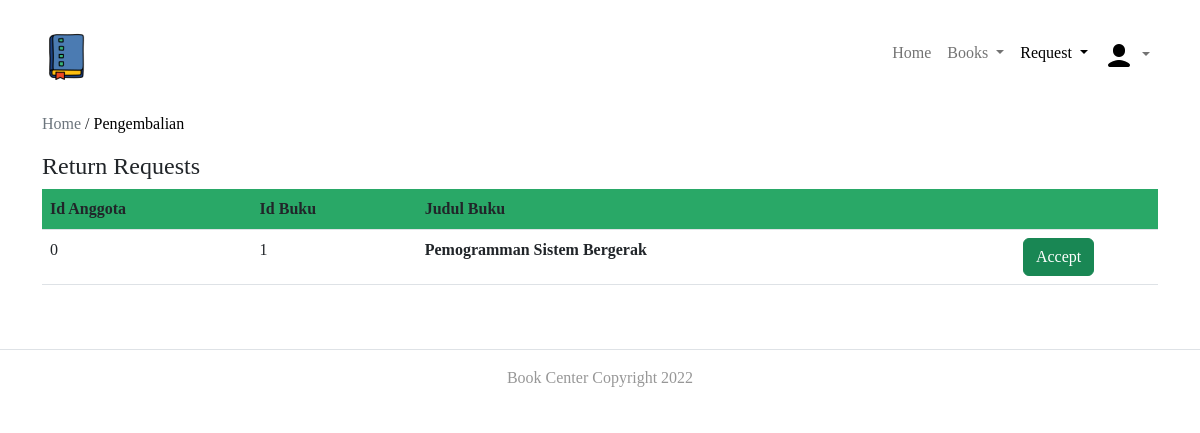
/Admin/return_requests.php, run on the app's committed database.
### tables this page shows
CREATE TABLE `pengembalian` (
  `Id_anggota` int(20) NOT NULL,
  `Id_buku` int(20) NOT NULL
);

CREATE TABLE `buku` (
  `Id_buku` int(20) NOT NULL,
  `Judul_buku` varchar(50) DEFAULT NULL,
  `Tahun` varchar(50) DEFAULT NULL,
  `Penerbit` varchar(50) DEFAULT NULL,
  `Jml_tersedia` int(20) DEFAULT NULL
);

### Admin/return_requests.php (the view, shortened to what this page needs)
<?php
$conn=mysqli_connect('localhost','root','','bookscenter');
?>
<!DOCTYPE html>
<html lang="en">
    <head>
        <link rel="stylesheet" href="css/bootstrap.min.css">
        <link rel="stylesheet" href="css/style.css">
    </head>
    <body>
    <nav class="navbar navbar-expand-lg mb-4 mt-4">
            <div class="container">
            <a alt="cek" href = "/"><img src="img/logo.png"></a>
            <div class="collapse navbar-collapse" id="navbarSupportedContent">
                <ul class="navbar-nav w-100 d-flex justify-content-end">
                    <li class="nav-item">
                        <a class="nav-link " aria-current="page" href="index.php">Home</a>
                    </li>
                    <li class="nav-item dropdown">
                        <a class="nav-link dropdown-toggle" href="" role="button" data-bs-toggle="dropdown" aria-expanded="false">
                            Books
                        </a>
                    </li>
                    <li class="nav-item dropdown">
                        <a class="text-black nav-link dropdown-toggle" href="" role="button" data-bs-toggle="dropdown" aria-expanded="false">
                            Request
                        </a>
                    </li>
                    <li class="nav-item dropdown">
                        <a class="nav-link dropdown-toggle" href="" role="button" data-bs-toggle="dropdown" aria-expanded="false">
                        <img src="img/user.png" class="nav-avatar" />
                        </a>
                    </li>
                </ul>
            </div>
            </div>
    </nav>
        <div class="wrapper">
            <div class="container">
                <div class="row">
                    <div class="span9">
                        <a href="index.php" class="text-muted text-decoration-none">Home</a> /
                        <a href="return_requests.php" class="active text-decoration-none text-black">Pengembalian</a>
                        <h4 class="mt-3">Return Requests</h4>
                        <table class="table" id = "tables">
                                  <thead>
                                    <tr style="background-color: #29A867;">
                                      <th>Id Anggota</th>
                                      <th>Id Buku</th>
                                      <th>Judul Buku</th>
                                      <th></th>
                                    </tr>
                                  </thead>
                                  <tbody>
                                    <?php
                            $sql="select pengembalian.id_buku,pengembalian.id_anggota,Judul_buku,datediff(curdate(),Batas_waktu) as x from pengembalian,buku,peminjaman where pengembalian.id_buku=buku.Id_buku and pengembalian.id_buku=peminjaman.id_buku and pengembalian.id_anggota=peminjaman.id_anggota";
                            $result=$conn->query($sql);
                            while($row=$result->fetch_assoc())
                            {
                                $bookid=$row['id_buku'];
                                $rollno=$row['id_anggota'];
                                $name=$row['Judul_buku'];
                            ?>
                                    <tr>
                                      <td><?php echo strtoupper($rollno) ?></td>
                                      <td><?php echo $bookid ?></td>
                                      <td><b><?php echo $name ?></b></td>
                                      <td>
                                        <center>
                                        <a href="acceptreturn.php?id1=<?php echo $bookid; ?>&id2=<?php echo $rollno; ?>" class="btn btn-success">Accept</a>
                                        </center></td>
                                    </tr>
                               <?php } ?>
                               </tbody>
                        </table>
                    </div>
                </div>
            </div>
        </div>
        <footer class="border-top footer mt-5">
        <div class="d-flex justify-content-center mt-3">
          <p> Book Center Copyright 2022</p>
        </div>
        </footer>
    </body>
</html>

### Admin/css/style.css (style rules this page uses)
body { font-family: 'Poppins'; }
footer { color: #979797; text-align: center; margin-top: auto; }

### data on the page
pengembalian: Id_anggota "0", Id_buku "1", Id_buku.Judul_buku "Pemogramman Sistem Bergerak"
